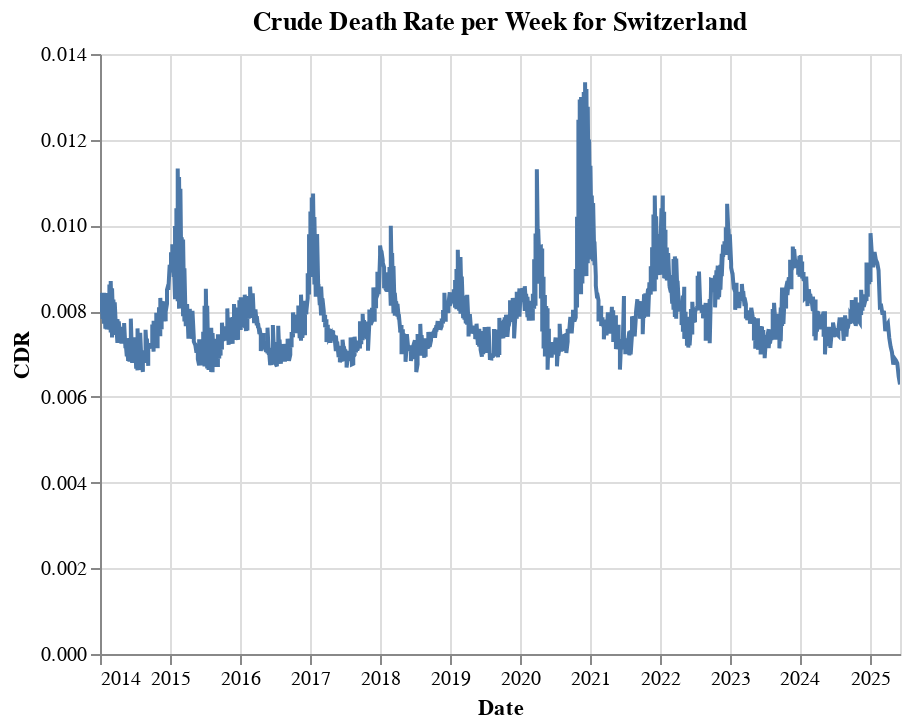

Source (notebook cell):
### Markdown cell above
Let's have an additional plot of Switzerland only, but with weekly CDR to see the seasonal fluctuations.

### Code cell
chart = (
    alt.Chart(
        df_mortality.filter(
            pl.col("CountryCode") <= pl.lit("CHE"),
            # Last 12 years
            pl.col("Year") > pl.col("Year").max() - 12,
        ).with_columns(
            CDR=pl.col("DTotal") / pl.col("Population"),
        )
    )
    .mark_line()
    .encode(
        x="Date:T",
        y=alt.Y("CDR:Q", scale=alt.Scale(zero=True)),
    )
    .properties(
        title="Crude Death Rate per Week for Switzerland",
        width=400,  # default 300
    )
    .interactive()
)
# chart.save("crude_death_rate_per_week.html")
chart

### Figure 1 — Vega specification as saved in the notebook (floating-point values rounded to 4 significant figures; data arrays with more than 128 entries replaced by an {"elided": "..."} marker saying what was removed)
{"$schema": "https://vega.github.io/schema/vega/v5.json", "data": [{"name": "param_2_store"}, {"name": "source_0", "values": {"elided": "1174 records"}, "transform": [{"type": "formula", "expr": "toDate(datum['Date'])", "as": "Date"}]}, {"name": "source_0_y_domain_CDR", "values": [{"min": 0.00629, "max": 0.01334}]}], "signals": [{"name": "unit", "value": {}, "on": [{"events": "pointermove", "update": "isTuple(group()) ? group() : unit"}]}, {"name": "param_2", "update": "vlSelectionResolve(\"param_2_store\", \"union\")"}, {"name": "param_2_Date", "on": [{"events": [{"source": "view", "type": "dblclick"}], "update": "null"}, {"events": {"signal": "param_2_translate_delta"}, "update": "panLinear(param_2_translate_anchor.extent_x, -param_2_translate_delta.x / width)"}, {"events": {"signal": "param_2_zoom_delta"}, "update": "zoomLinear(domain(\"x\"), param_2_zoom_anchor.x, param_2_zoom_delta)"}]}, {"name": "param_2_CDR", "on": [{"events": [{"source": "view", "type": "dblclick"}], "update": "null"}, {"events": {"signal": "param_2_translate_delta"}, "update": "panLinear(param_2_translate_anchor.extent_y, param_2_translate_delta.y / height)"}, {"events": {"signal": "param_2_zoom_delta"}, "update": "zoomLinear(domain(\"y\"), param_2_zoom_anchor.y, param_2_zoom_delta)"}]}, {"name": "param_2_tuple", "on": [{"events": [{"signal": "param_2_Date || param_2_CDR"}], "update": "param_2_Date && param_2_CDR ? {unit: \"\", fields: param_2_tuple_fields, values: [param_2_Date,param_2_CDR]} : null"}]}, {"name": "param_2_tuple_fields", "value": [{"field": "Date", "channel": "x", "type": "R"}, {"field": "CDR", "channel": "y", "type": "R"}]}, {"name": "param_2_translate_anchor", "value": {}, "on": [{"events": [{"source": "scope", "type": "pointerdown"}], "update": "{x: x(unit), y: y(unit), extent_x: domain(\"x\"), extent_y: domain(\"y\")}"}]}, {"name": "param_2_translate_delta", "value": {}, "on": [{"events": [{"source": "window", "between": [{"source": "scope", "type": "pointerdown"}, {"source": "window", "type": "pointerup"}], "consume": true, "type": "pointermove"}], "update": "{x: param_2_translate_anchor.x - x(unit), y: param_2_translate_anchor.y - y(unit)}"}]}, {"name": "param_2_zoom_anchor", "on": [{"events": [{"source": "scope", "consume": true, "type": "wheel"}], "update": "{x: invert(\"x\", x(unit)), y: invert(\"y\", y(unit))}"}]}, {"name": "param_2_zoom_delta", "on": [{"events": [{"source": "scope", "type": "wheel", "consume": true}], "update": "pow(1.001, event.deltaY * pow(16, event.deltaMode))", "force": true}]}, {"name": "param_2_modify", "on": [{"events": {"signal": "param_2_tuple"}, "update": "modify(\"param_2_store\", param_2_tuple, true)"}]}], "marks": [{"type": "line", "name": "marks", "from": {"data": "source_0"}, "sort": {"field": "x"}, "encode": {"update": {"stroke": {"value": "#4c78a8"}, "y": {"field": "CDR", "scale": "y"}, "defined": {"signal": "isValid(datum[\"Date\"]) && isFinite(+datum[\"Date\"]) && isValid(datum[\"CDR\"]) && isFinite(+datum[\"CDR\"])"}, "x": {"field": "Date", "scale": "x"}}}, "style": ["line"], "interactive": true, "clip": true}], "scales": [{"name": "x", "type": "time", "domain": {"data": "source_0", "field": "Date"}, "range": [0, {"signal": "width"}], "domainRaw": {"signal": "param_2[\"Date\"]"}}, {"name": "y", "type": "linear", "domain": [{"signal": "(data(\"source_0_y_domain_CDR\")[0] || {}).min"}, {"signal": "(data(\"source_0_y_domain_CDR\")[0] || {}).max"}], "range": [{"signal": "height"}, 0], "nice": true, "domainRaw": {"signal": "param_2[\"CDR\"]"}, "zero": true}], "axes": [{"scale": "x", "ticks": false, "zindex": 0, "gridScale": "y", "tickCount": {"signal": "ceil(width/40)"}, "domain": false, "aria": false, "labels": false, "orient": "bottom", "maxExtent": 0, "minExtent": 0, "grid": true}, {"scale": "y", "gridScale": "x", "grid": true, "labels": false, "aria": false, "zindex": 0, "tickCount": {"signal": "ceil(height/40)"}, "domain": false, "minExtent": 0, "ticks": false, "orient": "left", "maxExtent": 0}, {"scale": "x", "zindex": 0, "labelFlush": true, "labelOverlap": true, "grid": false, "tickCount": {"signal": "ceil(width/40)"}, "title": "Date", "orient": "bottom"}, {"scale": "y", "title": "CDR", "orient": "left", "tickCount": {"signal": "ceil(height/40)"}, "labelOverlap": true, "zindex": 0, "grid": false}], "title": {"text": "Crude Death Rate per Week for Switzerland", "frame": "group"}, "width": 400, "height": 300, "background": "white", "padding": 5, "style": "cell"}
